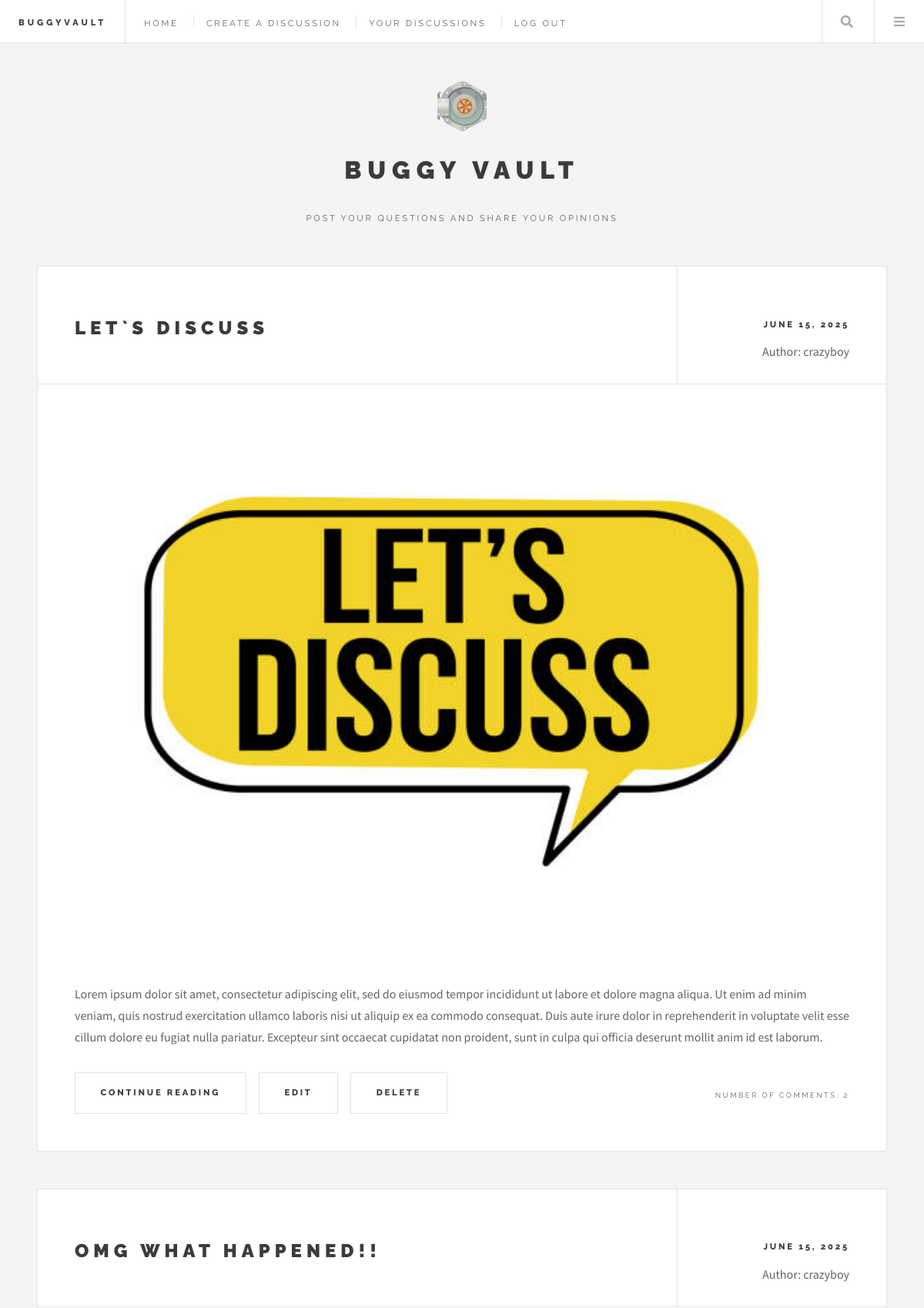
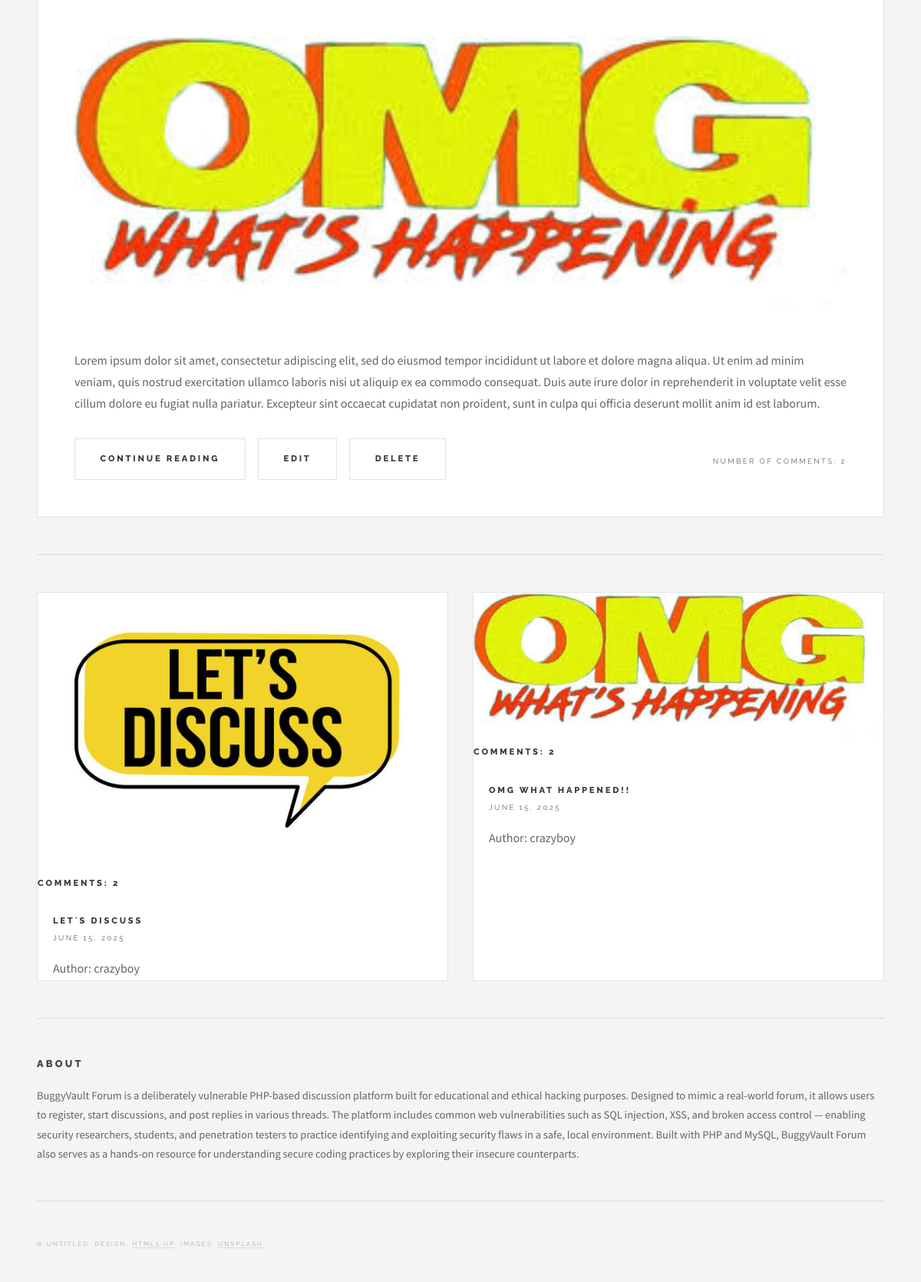
The page /your_discussions.php (signed in) on the database its author committed (2 pictures, top to bottom).
### tables this page shows
CREATE TABLE IF NOT EXISTS `discussions` (
  `id` INT NOT NULL AUTO_INCREMENT,
  `title` VARCHAR(255) NOT NULL,
  `content` TEXT NOT NULL,
  `image_path` VARCHAR(255) DEFAULT NULL,
  `created_at` DATETIME NOT NULL DEFAULT CURRENT_TIMESTAMP,
  `last_updated_at` DATETIME NOT NULL DEFAULT CURRENT_TIMESTAMP,
  `post_count` INT NOT NULL DEFAULT 0,
  `user_id` INT NOT NULL,
  PRIMARY KEY (`id`),
  INDEX `fk_discussions_users_idx` (`user_id` ASC),
  CONSTRAINT `fk_discussions_users`
    FOREIGN KEY (`user_id`)
    REFERENCES `users` (`id`)
    ON DELETE CASCADE
);

CREATE TABLE IF NOT EXISTS `users` (
  `id` INT NOT NULL AUTO_INCREMENT,
  `username` VARCHAR(50) NOT NULL,
  `password` VARCHAR(255) NOT NULL,
  `email` VARCHAR(100) NOT NULL,
  `role` ENUM('guest', 'moderator') NOT NULL DEFAULT 'guest',
  PRIMARY KEY (`id`),
  UNIQUE INDEX `username_UNIQUE` (`username` ASC),
  UNIQUE INDEX `email_UNIQUE` (`email` ASC)
);

### your_discussions.php (the view, shortened to what this page needs)
<?php
	include("config/db.php");
    $isloggedin = isset($_SESSION['user_id']);
?>
<!DOCTYPE html>
<html lang="en">
	<head>
		<link rel="stylesheet" href="assets/css/main.css" />
	</head>
	<body class="is-preload">
			<div id="wrapper">
					<header id="header">
						<h1><a href="index.php">BuggyVault</a></h1>
						<nav class="links">
							<ul>
								<li><a href="index.php">Home</a></li>
                                <li><a href="create_discussion.php">Create a Discussion</a></li>
								<li><a href="your_discussions.php">Your Discussions</a></li>
                                <?php if ($isloggedin): ?>
                                    <li><a href="logout.php">Log Out</a></li>
                                <?php else: ?>
                                    <li><a href="register.php">Sign Up</a></li>
                                    <li><a href="login.php">Log in</a></li>
                                <?php endif ?>
							</ul>
						</nav>
						<nav class="main">
							<ul>
								<li class="search">
									<a class="fa-search" href="#search">Search</a>
								</li>
								<li class="menu">
									<a class="fa-bars" href="#menu">Menu</a>
								</li>
							</ul>
						</nav>
					</header>
					<div id="main">
						<?php
							if (isset($_GET['query']) && !empty($_GET['query'])) {
								$sql = "SELECT * FROM discussions WHERE title LIKE '%" . $_GET['query'] . "%' AND user_id = " . $_SESSION['user_id'] . " ORDER BY created_at DESC";
							} else {
								$sql = "SELECT * FROM discussions WHERE user_id = " . $_SESSION['user_id'] . " ORDER BY created_at DESC";
							}
							$result = mysqli_query($conn, $sql);
							if (mysqli_num_rows($result) > 0) {
								while ($row = mysqli_fetch_assoc($result)) {
									echo '<article class="post">';
									echo '<header>';
									echo '<div class="title">';
									echo '<h2><a href="single.php?id=' . $row['id'] . '">' . htmlspecialchars($row['title']) . '</a></h2>';
									echo '</div>';
									echo '<div class="meta">';
									echo '<time class="published" datetime="' . $row['created_at'] . '">' . date('F j, Y', strtotime($row['created_at'])) . '</time>';
									$name = mysqli_fetch_assoc(mysqli_query($conn, "SELECT username FROM users WHERE id = " . $row['user_id']));
									echo '<span class="name">Author: ' . $name['username'] . '</span>';
									echo '</div>';
									echo '</header>';
									echo '<a href="single.php?id=' . $row['id'] . '" class="image featured"><img src="' . $row['image_path'] . '" alt=""/></a>';
									echo '<p>' . htmlspecialchars($row['content']) . '</p>';
									echo '<footer>';
									echo '<ul class="actions">';
									echo '<li><a href="single.php?id=' . $row['id'] . '" class="button large">Continue Reading</a></li>';
									echo '<li><a href="edit_discussion.php?id=' . $row['id'] . '" class="button large">Edit</a></li>';
									echo '<li><a href="delete_discussion.php?id=' . $row['id'] . '" class="button large">Delete</a></li>';
									echo '</ul>';
									echo '<ul class="stats">';
									echo '<li> Number of Comments: ' . $row['post_count'] . '</li>';
									echo '</ul>';
									echo '</footer>';
									echo '</article>';
								}
							} else {
								echo '<p>No discussions found.</p>';
							}
						?>
					</div>
					<section id="sidebar">
							<section id="intro">
								<a href="index.php" class="logo"><img src="static/favicon.ico" alt="" /></a>
								<header>
									<h2>Buggy Vault</h2>
									<p>Post your questions and share your opinions</p>
								</header>
							</section>
							<section>
								<div class="mini-posts">
									<?php
										$sql = "SELECT * FROM discussions WHERE user_id = " . $_SESSION['user_id'] . " ORDER BY post_count DESC LIMIT 4";
										$result = mysqli_query($conn, $sql);
										if (mysqli_num_rows($result) > 0) {
											while ($row = mysqli_fetch_assoc($result)) {
												echo '<article class="mini-post">';
												echo '<header>';
												echo '<h3><a href="single.php?id=' . $row['id'] . '">' . htmlspecialchars($row['title']) . '</a></h3>';
												echo '<time class="published" datetime="' . $row['created_at'] . '">' . date('F j, Y', strtotime($row['created_at'])) . '</time>';
												$name = mysqli_fetch_assoc(mysqli_query($conn, "SELECT username FROM users WHERE id = " . $row['user_id']));
												echo 'Author: ' . $name['username'];
												echo '</header>';
												echo '<footer>';
												echo '<a href="single.php?id=' . $row['id'] . '" class="image"><img src="' . $row['image_path'] . '" alt="" /></a>';
												echo '<h5>Comments: ' . htmlspecialchars($row['post_count']) . '</h5>';
												echo '</footer>';
												echo '</article>';
											}
										} else {
											echo '<p>No popular discussions found.</p>';
										}
									?>
								</div>
							</section>
							<section class="blurb">
								<h2>About</h2>
								<p>BuggyVault Forum is a deliberately vulnerable PHP-based discussion platform built for educational and ethical hacking purposes. Designed to mimic a real-world forum, it allows users to register, start discussions, and post replies in various threads. The platform includes common web vulnerabilities such as SQL injection, XSS, and broken access control — enabling security researchers, students, and penetration testers to practice identifying and exploiting security flaws in a safe, local environment. Built with PHP and MySQL, BuggyVault Forum also serves as a hands-on resource for understanding secure coding practices by exploring their insecure counterparts.</p>
							</section>
							<section id="footer">
								<p class="copyright">&copy; Untitled. Design: <a href="http://html5up.net">HTML5 UP</a>. Images: <a href="http://unsplash.com">Unsplash</a>.</p>
							</section>
					</section>
			</div>
	</body>
</html>

### rows shown on the page
discussions: title "LET`S DISCUSS", created_at "JUNE 15, 2025", user.username "crazyboy", image_path (picture), content "Lorem ipsum dolor sit amet, consectetur adipiscing elit, sed do eiusmod tempor incididunt ut labore et dolore magna aliqua. Ut enim ad minim veniam, quis nostrud exercitation ullamco laboris nisi ut aliquip ex ea commodo consequat. Duis aute irure dolor in reprehenderit in voluptate velit esse cillum dolore eu fugiat nulla pariatur. Excepteur sint occaecat cupidatat non proident, sunt in culpa qui officia deserunt mollit anim id est laborum.", post_count "2"
discussions: title "OMG WHAT HAPPENED!!", created_at "JUNE 15, 2025", user.username "crazyboy", image_path (picture), content "Lorem ipsum dolor sit amet, consectetur adipiscing elit, sed do eiusmod tempor incididunt ut labore et dolore magna aliqua. Ut enim ad minim veniam, quis nostrud exercitation ullamco laboris nisi ut aliquip ex ea commodo consequat. Duis aute irure dolor in reprehenderit in voluptate velit esse cillum dolore eu fugiat nulla pariatur. Excepteur sint occaecat cupidatat non proident, sunt in culpa qui officia deserunt mollit anim id est laborum.", post_count "2"
